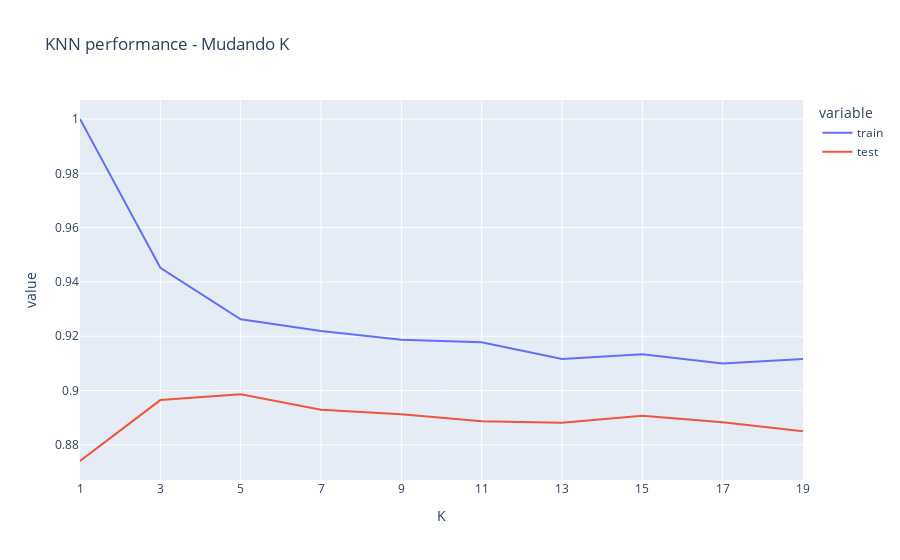

Notebook cell for this chart:
### Code cell
# Plotar gráfico de F1 Score
xaxis = x = [i for i in range(1, 20, 2)]
fig = px.line(df_scores, x='K', y=['train', 'test'], title='KNN performance - Mudando K')
fig.update_xaxes(tickvals=xaxis, ticktext=[str(i) for i in x])
fig.show()

### Figure 1 — Plotly figure (JSON) as saved in the notebook; plotly's stock layout.template omitted (floating-point values rounded to 4 significant figures)
{"data": [{"hovertemplate": "variable=train<br>K=%{x}<br>value=%{y}<extra></extra>", "legendgroup": "train", "line": {"color": "#636efa", "dash": "solid"}, "marker": {"symbol": "circle"}, "mode": "lines", "name": "train", "orientation": "v", "showlegend": true, "type": "scatter", "x": [1, 3, 5, 7, 9, 11, 13, 15, 17, 19], "xaxis": "x", "y": [1, 0.9452, 0.9262, 0.9219, 0.9187, 0.9178, 0.9116, 0.9134, 0.9099, 0.9116], "yaxis": "y"}, {"hovertemplate": "variable=test<br>K=%{x}<br>value=%{y}<extra></extra>", "legendgroup": "test", "line": {"color": "#EF553B", "dash": "solid"}, "marker": {"symbol": "circle"}, "mode": "lines", "name": "test", "orientation": "v", "showlegend": true, "type": "scatter", "x": [1, 3, 5, 7, 9, 11, 13, 15, 17, 19], "xaxis": "x", "y": [0.8741, 0.8965, 0.8986, 0.8929, 0.8913, 0.8887, 0.8881, 0.8907, 0.8883, 0.885], "yaxis": "y"}], "layout": {"legend": {"title": {"text": "variable"}, "tracegroupgap": 0}, "title": {"text": "KNN performance - Mudando K"}, "xaxis": {"anchor": "y", "domain": [0, 1], "ticktext": ["1", "3", "5", "7", "9", "11", "13", "15", "17", "19"], "tickvals": [1, 3, 5, 7, 9, 11, 13, 15, 17, 19], "title": {"text": "K"}}, "yaxis": {"anchor": "x", "domain": [0, 1], "title": {"text": "value"}}}}
